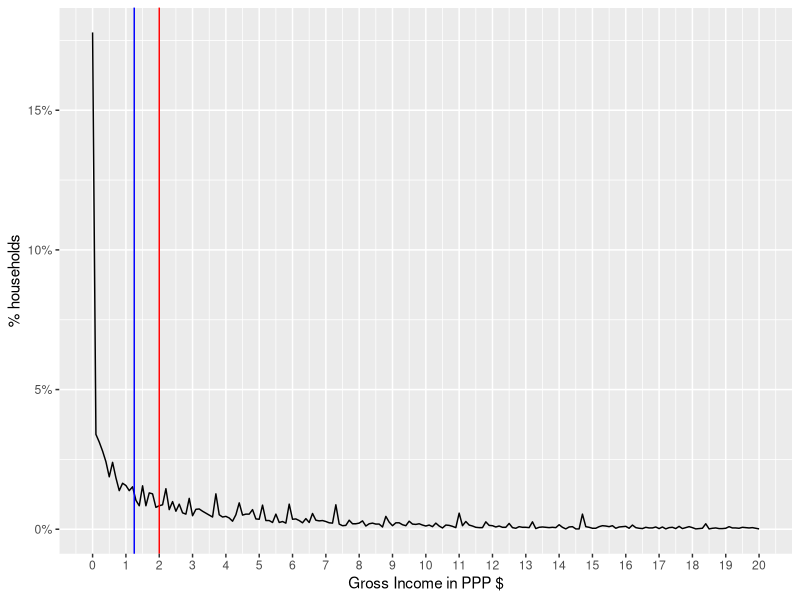
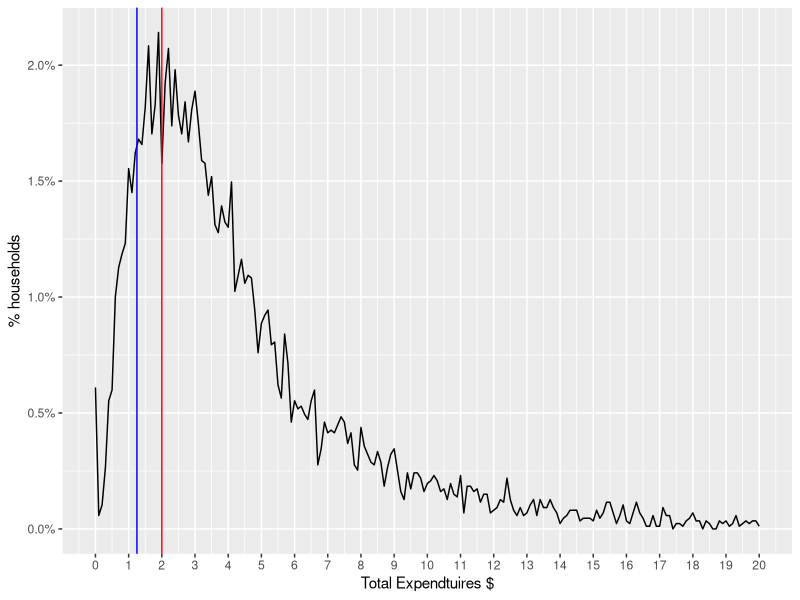
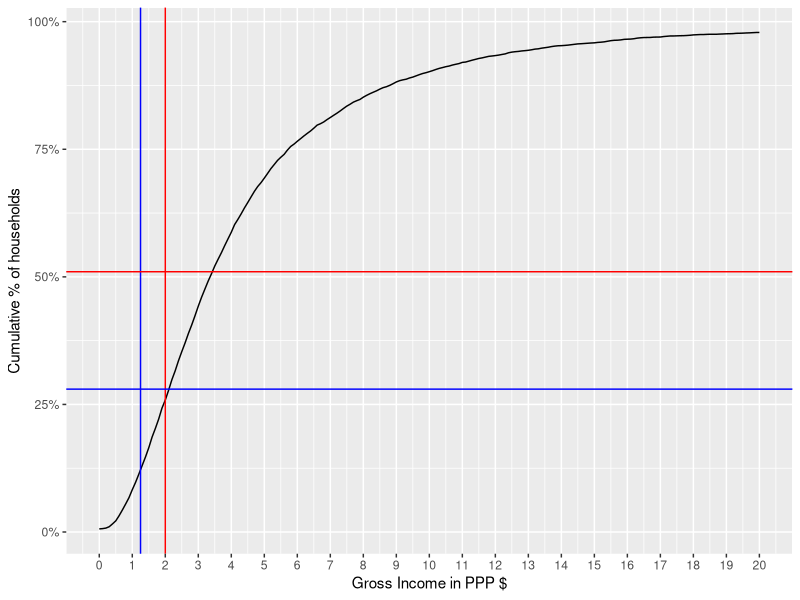
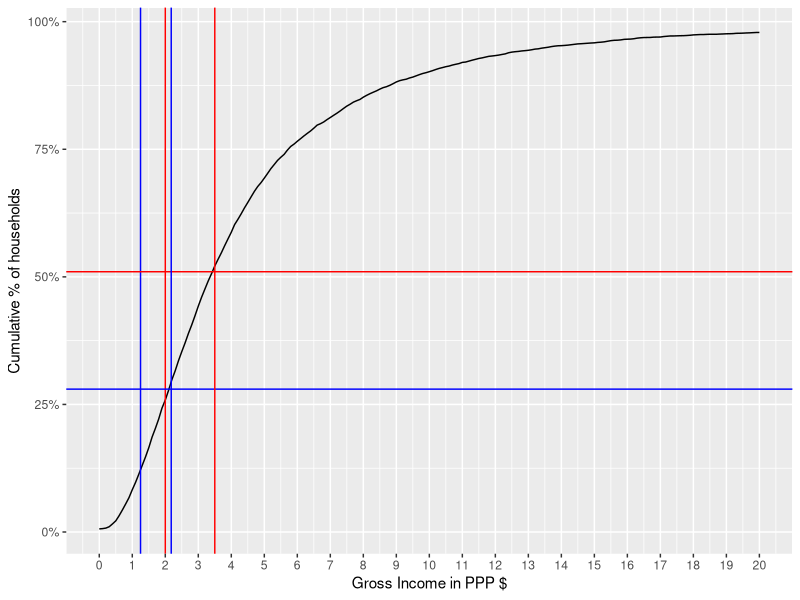
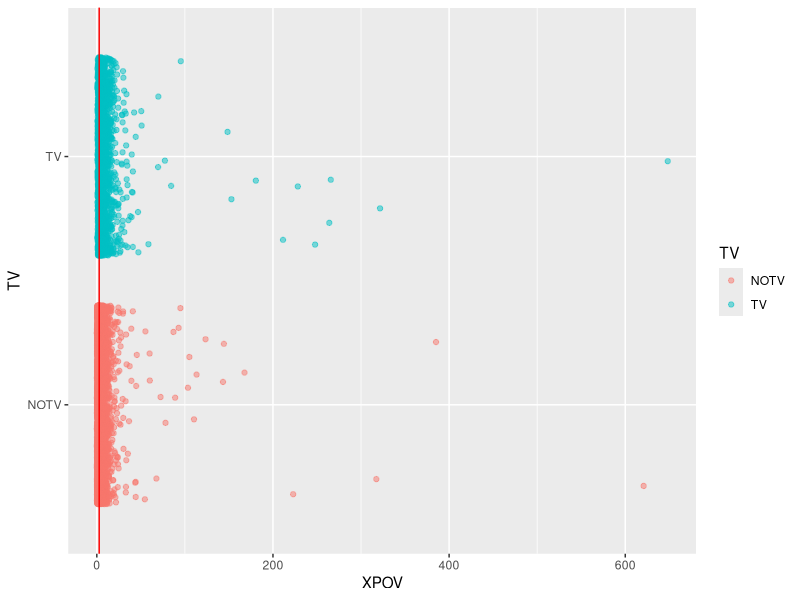
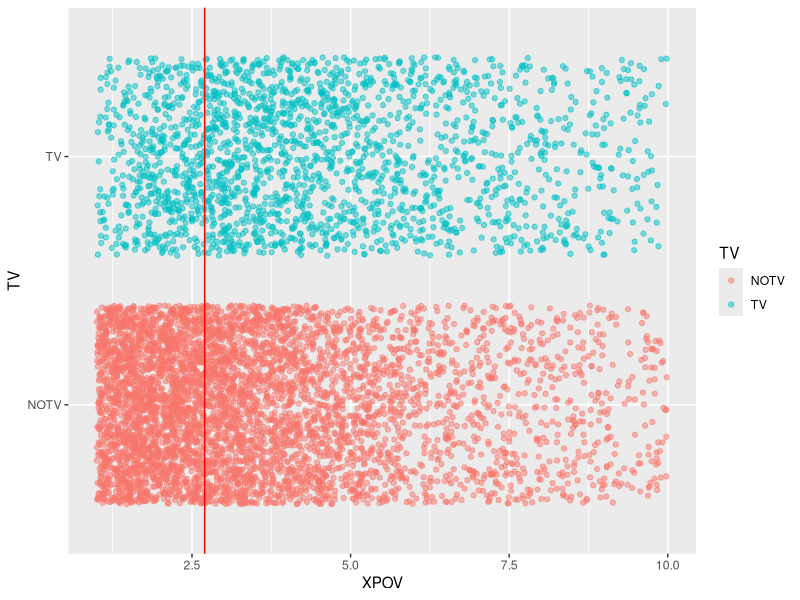

R code for these plots, in order: (Note: this script raises an error after producing the figures.)
## ---- chunk 1

library('foreign')
# We'll assume having Ghana/Ethiopia data in the directory
household = read.dta('GHA_2006_GLSS_v01_M_v01_A_SHIP_Stata8/GHA_2005_H.dta')
expenses = read.dta('GHA_2006_GLSS_v01_M_v01_A_SHIP_Stata8/GHA_2005_E.dta')
individuals = read.dta('GHA_2006_GLSS_v01_M_v01_A_SHIP_Stata8/GHA_2005_I.dta')


#household = read.dta('ETH_2004_HICES_v01_M_v01_A_SHIP_Stata8/ETH_2004_H_P.dta')
#expenses = read.dta('ETH_2004_HICES_v01_M_v01_A_SHIP_Stata8/ETH_2004_E_P.dta')
#individuals = read.dta('ETH_2004_HICES_v01_M_v01_A_SHIP_Stata8/ETH_2004_I_P.dta')

#ETH_2000_HICES_v01_M_v01_A_SHIP_Stata8

#household = read.dta('ETH_2000_HICES_v01_M_v01_A_SHIP_Stata8/ETH_2000_H_P.dta')
#expenses = read.dta('ETH_2000_HICES_v01_M_v01_A_SHIP_Stata8/ETH_2000_E_P.dta')
#individuals = read.dta('ETH_2000_HICES_v01_M_v01_A_SHIP_Stata8/ETH_2000_I_P.dta')
## ---- chunk 2
household$INC_TOT_G_PPP_DAILY = household$INC_TOT_G / expenses$PPP2005[1] / 365

household$XPOV = household$INC_TOT_G_PPP_DAILY
household$INC_TOT_G_PPP_DAILY = household$INC_TOT_G / expenses$PPP2005[1] / 365

household$XPOV = household$INC_TOT_G_PPP_DAILY


## ---- chunk 3
library(ggplot2)
library(scales)
distPlot = ggplot(household, aes(x=XPOV, nrow=nrow(household), y=..count.. / nrow)) +
geom_line(stat='bin', binwidth=0.1) + scale_y_continuous(labels = percent_format()) + 
geom_vline(xintercept=2.0, color='red') + geom_vline(xintercept=1.25, color='blue')

distPlot + scale_x_continuous(limits=c(0, 20), breaks=0:20)  + labs(x='Gross Income in PPP $', y='% households')
## ---- chunk 4
sum(household$INC_TOT_G_PPP_DAILY == 0.0) / nrow(household)
## ---- chunk 5

# EXPENDTIURES
if('PCEXPDR_PPP' %in% names(household)){ # for Ghana
  #household$XPOV = household$PCEXP / expenses$PPP2005 / 365
  household$XPOV = household$PCEXPDR_PPP / 365

}else{ # for  Ethiopia
  household$XPOV = household$PCEXP_PPP / 365
}

distPlot = ggplot(household, aes(x=XPOV, nrow=nrow(household), y=..count.. / nrow)) +
geom_line(stat='bin', binwidth=0.1) + scale_y_continuous(labels = percent_format()) + 
geom_vline(xintercept=2.0, color='red') + geom_vline(xintercept=1.25, color='blue')
distPlot + scale_x_continuous(limits=c(0, 20), breaks=0:20)  + labs(x='Total Expendtuires $', y='% households')
## ---- chunk 6
sum(household$XPOV == 0.0) / nrow(household)
## ---- chunk 7
distPlot + aes(y=cumsum(..count..)/nrow) + scale_x_continuous(limits=c(0, 20), breaks=0:20)  +
labs(x='Gross Income in PPP $', y='Cumulative % of households') +
geom_hline(yintercept=0.51, color='red') + 
geom_hline(yintercept=0.28, color='blue')
## ---- chunk 8
# VISUAL ROUGH CALCULATION (just multiplied the hlines by a factor)
distPlot + aes(y=cumsum(..count..)/nrow) + scale_x_continuous(limits=c(0, 20), breaks=0:20)  +
labs(x='Gross Income in PPP $', y='Cumulative % of households') +
geom_hline(yintercept=0.51, color='red') + 
geom_hline(yintercept=0.28, color='blue') + 
geom_vline(xintercept=3.5, color='red') + geom_vline(xintercept=2.18, color='blue')
## ---- chunk 9
household$poor = factor(household$XPOV < 3.5)
# for households levels
table(household$poor)
sum(household$poor == TRUE, na.rm=T) / nrow(household)
## ---- chunk 10
# for individuals levels
sum(household$poor == T * household$HHSIZE, na.rm=T) / sum(household$HHSIZE)
## ---- chunk 11
household$poor = factor(household$XPOV < 2.7)
# for households levels
table(household$poor)
sum(household$poor == T, na.rm=T) / nrow(household)
sum(household$poor == T * household$HHSIZE, na.rm=T) / sum(household$HHSIZE)
## ---- chunk 12
# the default levels are 'YES', 'NO', let's change them to make the table more readble
levels(household$TV) = c('NOTV', 'TV')
table(household$poor, household$TV)
## ---- chunk 13
tv_xpov = ggplot(subset(household, !is.na(TV)), aes(y=TV, x=XPOV, col=TV)) +
geom_point(alpha=0.5, position=position_jitter(0.05)) + geom_vline(xintercept=2.7, color='red')
tv_xpov
## ---- chunk 14
tv_xpov + scale_x_continuous(limits=c(1,10)) 
## ---- chunk 15
library(caTools) # for sampling
set.seed(2000) # to ensure consistent runs
split = sample.split(household$poor, SplitRatio=0.7)

# adding poor factorial
household$poorfac = factor(household$poor, levels=c('TRUE', 'FALSE'))
levels(household$poorfac) = c('POOR', 'NOT_POOR')

train.household = subset(household, split)
test.household = subset(household, !split)

# you can use '.' to refer to all variable or . - VAR1 - VAR2 to exclude some variables
logit1 = glm(poor ~ TV + TOILET, data=train.household, family=binomial)
summary(logit1)
## ---- chunk 16
logit1.poor.prediction = predict(logit1, newdata=test.household, type="response")
head(logit1.poor.prediction)
## ---- chunk 17
table(prediction=logit1.poor.prediction > 0.5, reference = test.household$poor)

# or you can use the more polished way of confusionMatrix in caret library

library(caret)
library(e1071)

confusionMatrix(logit1.poor.prediction > 0.5, test.household$poor)
## ---- chunk 18
library(ROCR)

logit1.ROCRpred = prediction(logit1.poor.prediction, test.household$poor) # prediction object

perf = performance(logit1.ROCRpred, 'tpr', 'fpr')
rocplot = function(perf){
  qplot(perf@x.values[[1]], perf@y.values[[1]], geom='line') + labs(x=perf@x.name, y=perf@y.name, title=perf@alpha.name) # plot ROC
}
rocplot(perf)
## ---- chunk 19
# this way you can get auc, precision, recall as values or as plots where the 
# the x axis is the cutoff and the xaxis is the metric. 
# to get the area under the curve
as.numeric(performance(logit1.ROCRpred, 'auc')@y.values)

# in helpers.R
drawPrecisionRecall(logit1.ROCRpred)
## ---- chunk 20
logit2 = glm(poor ~ WALLS + FLOOR + WATER + OWNHOUSE + ROOMS + ROOF, data=train.household, family=binomial) 
logit2.poor.prediction = predict(logit2, newdata=test.household, type="response")

logit2.ROCRpred = prediction(logit2.poor.prediction, test.household$poor) # prediction object
drawPrecisionRecall(logit2.ROCRpred)

confusionMatrix(logit2.poor.prediction > 0.4, test.household$poor)


logit1.auc = performance(logit1.ROCRpred, 'auc')
logit2.auc = performance(logit2.ROCRpred, 'auc')
logit1.auc@y.values[[1]]
logit2.auc@y.values[[1]]

logit1.tpr.fpr = performance(logit1.ROCRpred, 'tpr', 'fpr')
logit2.tpr.fpr = performance(logit2.ROCRpred, 'tpr', 'fpr')

# not the cleanest way, but will make generating graphs for exploring much much better
df1 = data.frame(logit1.x = logit1.tpr.fpr@x.values[[1]], logit1.y = logit1.tpr.fpr@y.values[[1]])
df2 = data.frame(logit2.x = logit2.tpr.fpr@x.values[[1]], logit2.y = logit2.tpr.fpr@y.values[[1]])
ggplot(df1, aes(x = logit1.x, y=logit1.y)) +
  geom_line() +
  geom_line(data=df2, aes(logit2.x, logit2.y), color='red') +
  labs(title="Comparison between logit1 and logit2", x='False Positive Rate', y='True Positive Rate')
## ---- chunk 21
compareTwoModels(logit1, logit2, test.data=test.household, dep.var='poor',
                 model1.name='logit1', model2.name='logit2')
## ---- chunk 22
  summary(logit2)
## ---- chunk 23
library(randomForest)
# note in randomForests, NA values must be imputed or totally ignored 
#forest1 = randomForest(poor ~ HHSEX + HHAGEY + HHMARST + HHEDLEV + HHEMSTAT + HHEMTYPE  + OWNHOUSE+ ROOMS + GARBDISP + TOILET + WALLS +  SEWMACH + STOVE + RADIO + TV + AGLAND +  OTHLNDOW, data=train.household, nodesize=25, ntree=200)

forest1 = randomForest(poor ~ WALLS + FLOOR + WATER + OWNHOUSE + ROOMS + ROOF, data=train.household, nodesize=25, ntree=200)

# random forest models output TRUE or FALSE directly for classification. The models
# knew that it is a classification problem because the column poor is a factor. To
# Treat as response, make the poor column logical

# The predict function works here as well (there is an alias for each algorithm)
forest1.poor.prediction = predict(forest1, newdata=test.household)
confusionMatrix(forest1.poor.prediction, test.household$poor)
## ---- chunk 24
library(plyr)


all_info = ddply(individuals, .(HID), function(x){ 
                c(
                  sum(x$AGEY < 6) / x[1,]$HHSIZE_S, 
                  sum(x$AGEY < 15) / x[1,]$HHSIZE_S, 
                  sum(x$AGEY < 21) / x[1,]$HHSIZE_S,
                  sum(x$AGEY > 60) / x[1,]$HHSIZE_S,
                  sum(x$SEX == 'Female') / x[1,]$HHSIZE_S,
                  sum(x$LITERACY == 'Cannot read or write') / x[1,]$HHSIZE_S
                )
                 })
names(all_info) = c('HID', 'UND6RAT', 'UND15RAT', 'UND21RAT', 'ABV60RAT', 'FEMRAT', 'LITRAT')
extra.household = merge(all_info, household, by='HID')
## ---- chunk 25
train.extra.household = extra.household[split, ]
test.extra.household = extra.household[!split, ]

forest1 = randomForest(poor ~ WALLS + FLOOR + WATER + OWNHOUSE + ROOMS + ROOF, data=train.extra.household) 

forest2 = randomForest(poor ~ UND6RAT + FEMRAT + WALLS + FLOOR + WATER + OWNHOUSE + ROOMS + ROOF, data=train.extra.household) 
logit3 = glm(poor ~ UND6RAT + FEMRAT + WALLS + FLOOR + WATER + OWNHOUSE + ROOMS + ROOF, data=train.extra.household, family=binomial) 

## ---- chunk 26
library('mice')
povCols = c('HHSEX', 'HHAGEY', 'HHMARST', 'HHEDLEV', 'HHEMTYPE', 'OWNHOUSE',  'ROOMS', 'GARBDISP', 'TOILET', 'WALLS', 'SEWMACH', 'STOVE', 'RADIO', 'TV', 'AGLAND', 'OTHLNDOW', 'poor')

subset.household = household[, povCols]

subset.train.household  = subset(subset.household, split)
subset.test.household  = subset(subset.household, !split)

logit4 = glm(poor ~ ., subset.train.household, family=binomial)

# takes a lot of time, not worth it
imputed.household = complete(mice(household[, povCols]))
# imputed.household = household

imputed.train.household = subset(imputed.household, split)
imputed.test.household = subset(imputed.household, !split)

logit4 = glm(poor ~ ., imputed.train.household, family=binomial)
logit4.poor.prediction = predict(logit4, imputed.test.household)
table(prediction=logit4.poor.prediction > 0.4, reference = imputed.test.household$poor)
## ---- chunk 27
library(kernlab)
svm1 = ksvm(poor ~ WALLS + FLOOR + WATER + OWNHOUSE + ROOMS + ROOF, data=train.extra.household)
svm1.predictions = predict(svm1, test.extra.household)
confusionMatrix(svm1.predictions, test.extra.household$poor)

svm3 = ksvm(poor ~ UND6RAT + FEMRAT + WALLS + FLOOR + WATER + OWNHOUSE + ROOMS + ROOF, data=train.extra.household) 

svm3.predictions = predict(svm3, test.extra.household)
confusionMatrix(svm3.predictions, test.extra.household$poor)
## ---- chunk 28
# fitControl <- trainControl(## 10-fold CV
#                            method = "repeatedcv",
#                            number = 10,
#                            ## repeated ten times
#                            repeats = 5)
# 
# 
# gbmFit1 <- train(poor ~ UND6RAT + FEMRAT + WALLS + FLOOR + WATER + OWNHOUSE + ROOMS + ROOF,
#                  data = train.extra.household,
#                  method = "gbm",
#                  trControl = fitControl,
#                  ## This last option is actually one
#                  ## for gbm() that passes through
#                  verbose = FALSE)
# gbmFit1
# 


# svmFit1 <- train(poor ~ UND6RAT + FEMRAT + WALLS + FLOOR + WATER + OWNHOUSE + ROOMS + ROOF,
#                  data = train.extra.household,
#                  method = "svmRadial",
#                  trControl = fitControl,
#                  tuneLength = 8)
# svmFit1


# descrimination 
# rdaFit1 <- train(poor ~ UND6RAT + FEMRAT + WALLS + FLOOR + WATER + OWNHOUSE + ROOMS + ROOF,
#                  data = train.extra.household,
#                  method = "rda",
#                  trControl = fitControl,
#                  tuneLength = 4,
#                  metric = "ROC")
# rdaFit
# 
# 
# 
# logFit1 <- train(poor ~ UND6RAT + FEMRAT + WALLS + FLOOR + WATER + OWNHOUSE + ROOMS + ROOF,
#                  data = train.extra.household,
#                  method = "LogitBoost",
#                  trControl = fitControl)
# logFit1
## ---- chunk 29
ggplot(extra.household, aes(x=TOILET, fill=poorfac)) + geom_bar(position='fill')
ggplot(extra.household, aes(x=TV, fill=poorfac)) + geom_bar(position='fill')
ggplot(extra.household, aes(x=GARBDISP, fill=poorfac)) + geom_bar(position='fill') + ggtitle('Grabage disposal')
ggplot(extra.household, aes(x=SEWMACH, fill=poorfac)) + geom_bar(position='fill') + ggtitle('Sewing machine')
ggplot(extra.household, aes(x=WALLS, fill=poorfac)) + geom_bar(position='fill')
ggplot(extra.household, aes(x=STOVE, fill=poorfac)) + geom_bar(position='fill')
ggplot(extra.household, aes(x=RADIO, fill=poorfac)) + geom_bar(position='fill')
## ---- chunk 30
ggplot(extra.household, aes(x=HHAGEY, fill=poorfac)) + geom_bar(position='fill') + ggtitle('Household Head Age')
ggplot(extra.household, aes(x=HHSEX, fill=poorfac)) + geom_bar(position='fill') + ggtitle('Household Head Sex')
ggplot(extra.household, aes(x=HHMARST, fill=poorfac)) + geom_bar(position='fill') + ggtitle('Household Head Martial Status') + theme(axis.text.x = element_text(angle = 90, hjust = 1))
ggplot(extra.household, aes(x=HHEDLEV, fill=poorfac)) + geom_bar(position='fill') + ggtitle('Household Head Ed level') + scale_x_discrete(labels= c('No Education', 'Pre school', 'Primary', 'Secondary', 'Upper secondary ', 'Post secondary (technical or vocational)', 'University', 'Literacy Program', 'Other', 'NA')) + theme(axis.text.x = element_text(angle = 90, hjust = 1))
ggplot(extra.household, aes(x=OWNHOUSE, fill=poorfac)) + geom_bar(position='fill') + ggtitle('Is the house owned')
## ---- chunk 31
ggplot(extra.household, aes(x=UND6RAT, fill=poorfac)) + geom_bar(position='fill', binwidth=0.1) + labs(title ='Under 6 ratio') + scale_x_continuous(limits=c(0.0, 1.0))
ggplot(extra.household, aes(x=UND15RAT, fill=poorfac)) + geom_bar(position='fill', binwidth=0.1) + labs(title = 'Under 15 ratio') + scale_x_continuous(limits=c(0.0, 1.0))
ggplot(extra.household, aes(x=UND21RAT, fill=poorfac)) + geom_bar(position='fill', binwidth=0.1) + labs(title = 'Under 21 ratio') + scale_x_continuous(limits=c(0.0, 1.0))
ggplot(extra.household, aes(x=ABV60RAT, fill=poorfac)) + geom_bar(position='fill', binwidth=0.1) + labs(title = 'Above 60 ratio') + scale_x_continuous(limits=c(0.0, 1.0))
ggplot(extra.household, aes(x=FEMRAT, fill=poorfac)) + geom_bar(position='fill', binwidth=0.1) + labs(title = 'Female  ratio') + scale_x_continuous(limits=c(0.0, 1.0))
ggplot(extra.household, aes(x=LITRAT, fill=poorfac)) + geom_bar(position='fill', binwidth=0.1) + labs(title = 'Illiteracy ratio') + scale_x_continuous(limits=c(0.0, 1.0))
## ---- chunk 32
ggplot(extra.household, aes(x=HHEDLEV, fill=poorfac)) + geom_bar() + ggtitle('Household Head Ed level') + scale_x_discrete(labels= c('No Education', 'Pre school', 'Primary', 'Secondary', 'Upper secondary ', 'Post secondary (technical or vocational)', 'University', 'Literacy Program', 'Other', 'NA')) + theme(axis.text.x = element_text(angle = 90, hjust = 1))
ggplot(extra.household, aes(x=LITRAT, fill=poorfac)) + geom_bar(binwidth=0.1) + labs(title = 'Illiteracy ratio') + scale_x_continuous(limits=c(0.0, 1.0))
## ---- chunk 33
fitControl <- trainControl(## 10-fold CV
                           method = "repeatedcv",
                           number = 10,
                           ## repeated ten times
                           repeats = 10)


#gbmFit1 <- train(poor ~ UND6RAT + FEMRAT + WALLS + FLOOR + WATER + OWNHOUSE + ROOMS + ROOF,
gbmFit1 <- train(poor ~ TOILET + TV + GARBDISP + STOVE + HHMARST + HHEDLEV + OWNHOUSE + UND15RAT  + UND21RAT  + FEMRAT +LITRAT,
                 data = train.extra.household,
                 method = "gbm",
                 trControl = fitControl,
                 ## This last option is actually one
                 ## for gbm() that passes through
                 verbose = FALSE)
gbmFit1
## ---- chunk 34
gbmFit2 <- train(poor ~ UND6RAT + FEMRAT + WALLS + FLOOR + WATER + OWNHOUSE + ROOMS + ROOF,
                 data = train.extra.household,
                 method = "gbm",
                 trControl = fitControl,
                 ## This last option is actually one
                 ## for gbm() that passes through
                 verbose = FALSE)
gbmFit2
